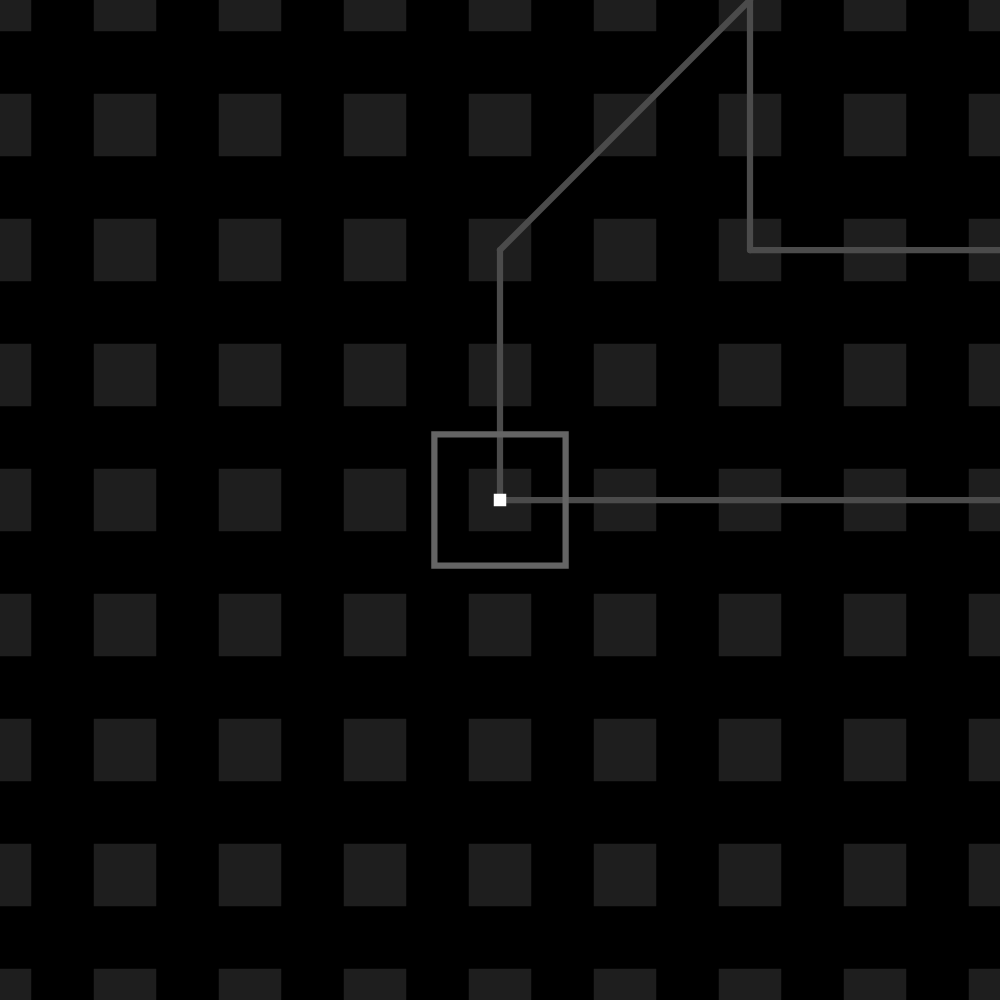
Frame 1 (no input)
Frame 60 (no input): identical to frame 1, image omitted
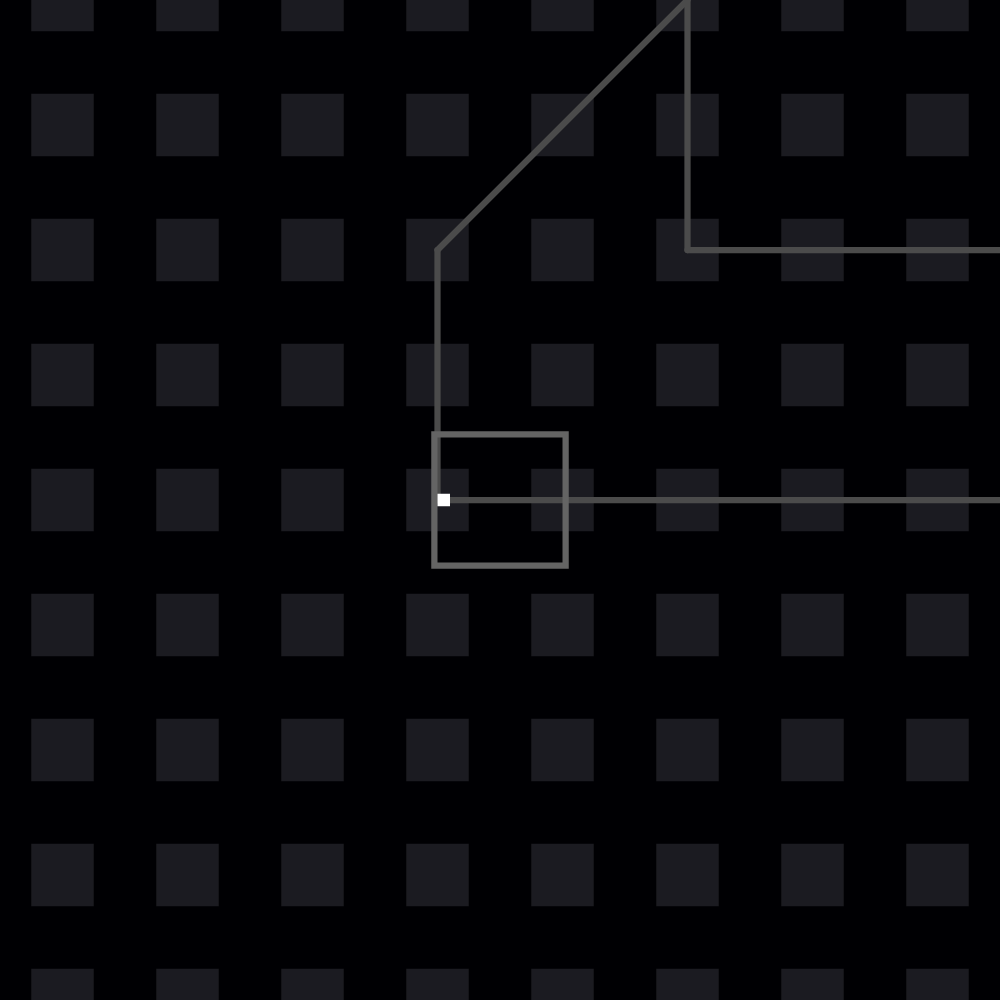
Frame 120 (the mouse pressed at the canvas centre since frame 60)

The p5.js sketch that drew these frames (run headless with seeded random() and noise() and a simulated clock; from frame 60 on, the mouse is pressed at the canvas centre):

// p5.js sketch
// ── sketch.js
// Interactive Scene Assignment
// Carsen Waters
// March 3, 2026
//
// Extras for Experts:
// - Resizing based on window size
// - Objects and arrays for organizing information about player, capsule, backdrop, and level nodes (Added before in-class object/array demos)
// - Additional p5js functions such as rectMode, angleMode, translate, scale, lerp, and push/pop


// This object holds all the information for when a level is being played (This is currently the only game state)
let levelStage = {
  playing: false,
  startTime: 0,

  player: {x: 0, y: 0, size: 10, speed: 5, col: 255},
  capsule: {x: 0, y: 0, w: 100, h: 100, border: 5, col: 100},
  backdrop: {shape: "square", spacing: 100, size: 50, angle: 0, backCol: 0, frontCol: 0},
  path: {border: 5, col: 75},

  nodes: {},
  currentNodeIndex: 0,
  lastNodeTime: 0
};

let level = 0;

// The points on the path of the capsule through each level (There's only one level currently)
let allNodes = [
  [
    {x: 0, y: 0, capsuleW: 100, capsuleH: 100, time: 0, backdropData: {shape: "square", spacing: 100, size: 50, angle: 0, backCol: 0, frontCol: 30}},
    {x: 500, y: 0, capsuleW: 100, capsuleH: 100, time: 10000, backdropData: {shape: "square", spacing: 100, size: 50, angle: 0, backCol: "rgb(0, 0, 30)", frontCol: "rgb(0, 0, 60)"}},
    {x: 500, y: -200, capsuleW: 100, capsuleH: 100, time: 14000, backdropData: {shape: "square", spacing: 100, size: 50, angle: 360, backCol: "rgb(0, 0, 30)", frontCol: "rgb(0, 0, 60)"}},
    {x: 200, y: -200, capsuleW: 100, capsuleH: 100, time: 15500, backdropData: {shape: "square", spacing: 100, size: 75, angle: 360, backCol: "rgb(0, 0, 30)", frontCol: "rgb(0, 0, 60)"}},
    {x: 200, y: -400, capsuleW: 200, capsuleH: 200, time: 20000, backdropData: {shape: "square", spacing: 100, size: 75, angle: 360, backCol: "rgb(60, 0, 0)", frontCol: "rgb(30, 0, 0)"}},
    {x: 0, y: -200, capsuleW: 200, capsuleH: 200, time: 23000, backdropData: {shape: "square", spacing: 100, size: 75, angle: 360, backCol: "rgb(60, 0, 0)", frontCol: "rgb(30, 0, 0)"}},
    {x: 0, y: 0, capsuleW: 100, capsuleH: 100, time: 27000, backdropData: {shape: "square", spacing: 100, size: 50, angle: 0, backCol: 0, frontCol: 30}}
  ]
];

let viewSize = 800;
let screenSize;

function setup() {
  // Make the canvas square, and set modes for drawing
  screenSize = min(windowWidth, windowHeight);
  createCanvas(screenSize, screenSize);
  rectMode(CENTER);
  angleMode(DEGREES);
}

function draw() {
  levelProgress();
  moveCapsule();
  movePlayer();
  
  // Scale the scene so things take up the same space in the window regardless of how big it is
  scale(screenSize / viewSize);

  // Translate the scene so everything is centered on the capsule
  translate(viewSize/2 - levelStage.capsule.x, viewSize/2 - levelStage.capsule.y);
  
  drawBackground();
  drawPaths();
  drawCapsule();
  drawPlayer();
}

function drawBackground() {
  let currentBackdrop = levelStage.backdrop;
  let shapeSpacing = currentBackdrop.spacing;

  background(currentBackdrop.backCol);
  noStroke();
  fill(currentBackdrop.frontCol);
  
  // Draw a grid of shapes, filling the background of the canvas (centered on the capsule)
  for (shapeX = -viewSize/2 + viewSize/2 % (shapeSpacing/2) + floor(levelStage.capsule.x / shapeSpacing) * shapeSpacing; shapeX <= viewSize/2 + ceil(levelStage.capsule.x / shapeSpacing) * shapeSpacing; shapeX += shapeSpacing) {
    for (shapeY = -viewSize/2 + viewSize/2 % (shapeSpacing/2) + floor(levelStage.capsule.y / shapeSpacing) * shapeSpacing; shapeY <= viewSize/2 + ceil(levelStage.capsule.y / shapeSpacing) * shapeSpacing; shapeY += shapeSpacing) {
      push();
      translate(shapeX, shapeY);
      rotate(currentBackdrop.angle);

      if (currentBackdrop.shape === "square") {
        square(0, 0, currentBackdrop.size);
      } else if (currentBackdrop.shape === "circle") {
        circle(0, 0, currentBackdrop.size);
      }
      pop();
    }
  }
}

function drawPaths() {
  // Draw the path of the capsule for the current level
  stroke(levelStage.path.col);
  strokeWeight(levelStage.path.border);
  
  let levelLines = allNodes[level];
  
  for (let lineIndex = 0; lineIndex < levelLines.length - 1; lineIndex += 1) {
    let startNode = levelLines[lineIndex];
    let endNode = levelLines[lineIndex + 1];  

    line(startNode.x, startNode.y, endNode.x, endNode.y);
  }
}

function drawCapsule() {
  // Draws the capsule so that the border is entirely on the outside
  let currentCapsule = levelStage.capsule;
  
  noFill();
  stroke(currentCapsule.col);
  strokeWeight(currentCapsule.border);
  rect(currentCapsule.x, currentCapsule.y, currentCapsule.w + currentCapsule.border, currentCapsule.h + currentCapsule.border);
}

function drawPlayer() {
  let currentPlayer = levelStage.player;

  noStroke();
  fill(currentPlayer.col);
  square(currentPlayer.x, currentPlayer.y, currentPlayer.size);
}

function levelProgress() {
  // Gets the current progress through the level and through the paths
  levelStage.nodes = allNodes[level];
  levelStage.currentNodeIndex = 0;
  levelStage.lastNodeTime = levelStage.startTime;
  
  if (levelStage.playing) { 
    for (let nodeIndex = 0; nodeIndex < levelStage.nodes.length; nodeIndex += 1) {

      if (millis() - levelStage.startTime >= levelStage.nodes[nodeIndex].time) {
        levelStage.currentNodeIndex = nodeIndex;
        levelStage.lastNodeTime = levelStage.startTime + levelStage.nodes[nodeIndex].time;

        if (nodeIndex >= levelStage.nodes.length - 1) {
          levelStage.playing = false;
        }
      } else {
        break;
      }

    }
  }
}

function moveCapsule() {
  // Move the capsule along the path, or keep it at the start
  let levelCapsule = levelStage.capsule;
  let levelBackdrop = levelStage.backdrop;

  let currentPath = levelStage.nodes[levelStage.currentNodeIndex];
  let nextPath = levelStage.nodes[levelStage.currentNodeIndex + 1];
  
  if (levelStage.playing) {
    // Time since the last node divided by the time between the last and next node
    let amountBetweenNodes = (millis() - levelStage.lastNodeTime) / (nextPath.time - currentPath.time);

    levelCapsule.x = lerp(currentPath.x, nextPath.x, amountBetweenNodes);
    levelCapsule.y = lerp(currentPath.y, nextPath.y, amountBetweenNodes);
    levelCapsule.w = lerp(currentPath.capsuleW, nextPath.capsuleW, amountBetweenNodes);
    levelCapsule.h = lerp(currentPath.capsuleH, nextPath.capsuleH, amountBetweenNodes);
  
    levelBackdrop.shape = currentPath.backdropData.shape;
    levelBackdrop.spacing = currentPath.backdropData.spacing;
    levelBackdrop.size = lerp(currentPath.backdropData.size, nextPath.backdropData.size, amountBetweenNodes);
    levelBackdrop.angle = lerp(currentPath.backdropData.angle, nextPath.backdropData.angle, amountBetweenNodes);
    levelBackdrop.backCol = lerpColor(color(currentPath.backdropData.backCol), color(nextPath.backdropData.backCol), amountBetweenNodes);
    levelBackdrop.frontCol = lerpColor(color(currentPath.backdropData.frontCol), color(nextPath.backdropData.frontCol), amountBetweenNodes);
    
  } else {
    levelCapsule.x = currentPath.x;
    levelCapsule.y = currentPath.y;
    levelCapsule.w = currentPath.capsuleW;
    levelCapsule.h = currentPath.capsuleH;
    
    levelBackdrop.shape = currentPath.backdropData.shape;
    levelBackdrop.spacing = currentPath.backdropData.spacing;
    levelBackdrop.size = currentPath.backdropData.size;
    levelBackdrop.angle = currentPath.backdropData.angle;
    levelBackdrop.backCol = color(currentPath.backdropData.backCol);
    levelBackdrop.frontCol = color(currentPath.backdropData.frontCol);
  }
}

function movePlayer() {
  let levelPlayer = levelStage.player;
  let currentCapsule = levelStage.capsule;

  if (keyIsDown(39) || keyIsDown(68)) { // Right arrow or D key
    levelPlayer.x += levelPlayer.speed;
  }
  if (keyIsDown(37) || keyIsDown(65)) { // Left arrow or A key
    levelPlayer.x -= levelPlayer.speed;
  }
  if (keyIsDown(40) || keyIsDown(83)) { // Down arrow or S key
    levelPlayer.y += levelPlayer.speed;
  }
  if (keyIsDown(38) || keyIsDown(87)) { // Up arrow or W key
    levelPlayer.y -= levelPlayer.speed;
  }
  
  // Keep the player in the capsule
  levelPlayer.x = constrain(levelPlayer.x, currentCapsule.x - (currentCapsule.w/2 - levelPlayer.size/2), currentCapsule.x + (currentCapsule.w/2 - levelPlayer.size/2));
  levelPlayer.y = constrain(levelPlayer.y, currentCapsule.y - (currentCapsule.h/2 - levelPlayer.size/2), currentCapsule.y + (currentCapsule.h/2 - levelPlayer.size/2));
}

function mousePressed() {
  // Toggle if the level is playing (capsule is moving)
  if (!levelStage.playing) {
    levelStage.playing = true;
    levelStage.startTime = millis();
    
  } else {
    levelStage.playing = false;
    levelStage.player.x = 0;
    levelStage.player.y = 0;
  }
}
